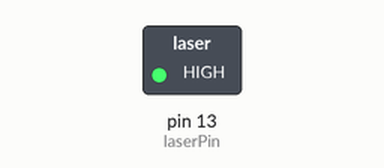
This sketch was run on a simulated Arduino Uno, built with avr-gcc and run on an emulated ATmega328P. Shown: switched loads named in the sketch (green lamp = pin HIGH). What the sketch prints to the serial monitor is not drawn. At 23.5 s the program stops and its outputs stay as they are.

Above: at 0.1 s.
At 23.6 s:
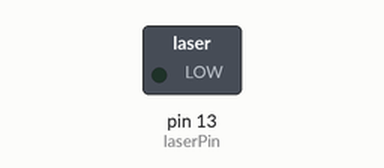
Timing chart, 0 to 25.0 s (numbered marks = the images above):
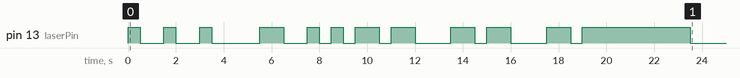

The sketch:

FiberOptics_FinalProject.ino
```cpp
// Function to convert string to a string of binary nums
String binary = "";
String getBinary(String word) {

  for (int i = 0; i < word.length(); i++) {
    // Get ASCII (American Standard Code for Information Interchange) value of character
    char c = word.charAt(i);

    // Each letter is 7 bits
    for (int j = 7; j >= 0; j--) {
    // shift right by j. Then AND with 1. This will make each bit the most significant and then append it.
      if ((c >> j) & 1) {
        binary += '1';  // If the bit is 1, append 1
      } else {
        binary += '0';  // If the bit is 0, append 0
      }
    }
  }

  return binary;
  delay(4000);  // delay 4 second
}

// ---------------------------------------------------------------------------------------------------------------------------------------------------
int laserPin = 13;

void setup() {
  // put your setup code here, to run once:
  // Start the serial communication at 9600 baud rate
  Serial.begin(9600);
  pinMode(laserPin, OUTPUT);  // Define the digital output interface pin 13


  String word = "Hello";
  String binary = getBinary(word);
  Serial.println('\n'+binary);

}

int num = 0;

void loop() {
  // put your main code here, to run repeatedly:
  if (num == 0){ // start condition
    digitalWrite(laserPin, HIGH); // Turn on the laser
    delay(500); // wait for 1/2 second
    digitalWrite(laserPin, LOW); // Turn off the laser
    delay(500); // wait for 1/2 second
  }


  if (binary[num] == '1'){
    digitalWrite(laserPin, HIGH); // Turn on the laser
	  delay(500); // wait for 1/2 second
  }else if(binary[num] == '0'){
    digitalWrite(laserPin, LOW); // Turn off the laser
	  delay(500); // wait for 1/2 second
  }

  num++;

  if (num == strlen(binary.c_str())){ // stop condition
    digitalWrite(laserPin, HIGH); // Turn off the laser
    delay(2500); // wait for 2.5 seconds to have 5 1s
    digitalWrite(laserPin, LOW); // Turn off the laser
    exit(0);  // exit loop
  }


}
```

Measured:
- by itself, pin 13 (laserPin): LOW → HIGH at 0.00 s, → LOW 0.50 s later, → HIGH 1.0 s later, → LOW 0.50 s later, … (24 changes in this stretch)
